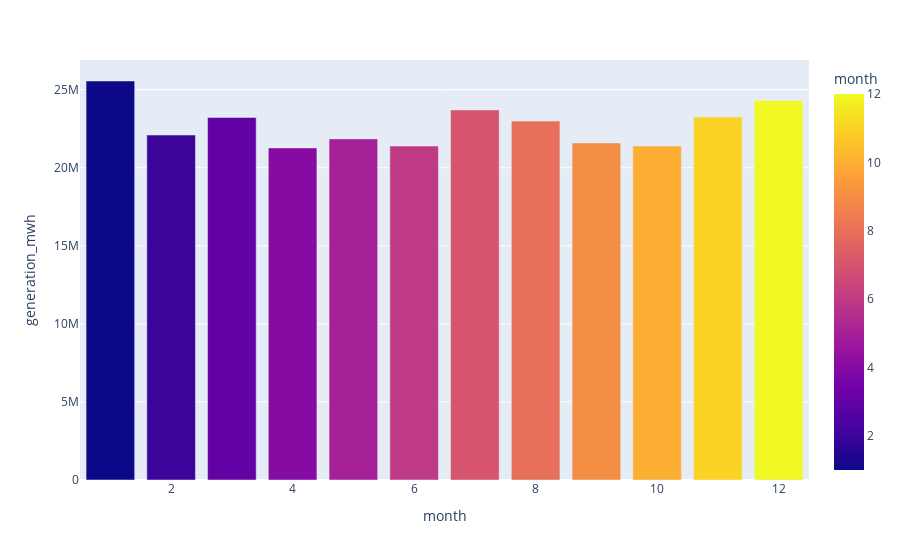

This figure's notebook cell:
### Markdown cell above
### Data visualization

### Code cell
px.bar(data_frame=dfres, x='month', y='generation_mwh', color='month')

### Figure 1 — Plotly figure (JSON) as saved in the notebook; plotly's stock layout.template omitted (floating-point values rounded to 4 significant figures)
{"data": [{"alignmentgroup": "True", "hovertemplate": "month=%{marker.color}<br>generation_mwh=%{y}<extra></extra>", "legendgroup": "", "marker": {"color": [1, 2, 3, 4, 5, 6, 7, 8, 9, 10, 11, 12], "coloraxis": "coloraxis", "pattern": {"shape": ""}}, "name": "", "offsetgroup": "", "orientation": "v", "showlegend": false, "textposition": "auto", "type": "bar", "x": [1, 2, 3, 4, 5, 6, 7, 8, 9, 10, 11, 12], "xaxis": "x", "y": [25560000.0, 22090000.0, 23220000.0, 21270000.0, 21850000.0, 21390000.0, 23700000.0, 22990000.0, 21590000.0, 21390000.0, 23250000.0, 24300000.0], "yaxis": "y"}], "layout": {"barmode": "relative", "coloraxis": {"colorbar": {"title": {"text": "month"}}, "colorscale": [[0, "#0d0887"], [0.1111, "#46039f"], [0.2222, "#7201a8"], [0.3333, "#9c179e"], [0.4444, "#bd3786"], [0.5556, "#d8576b"], [0.6667, "#ed7953"], [0.7778, "#fb9f3a"], [0.8889, "#fdca26"], [1, "#f0f921"]]}, "legend": {"tracegroupgap": 0}, "margin": {"t": 60}, "xaxis": {"anchor": "y", "domain": [0, 1], "title": {"text": "month"}}, "yaxis": {"anchor": "x", "domain": [0, 1], "title": {"text": "generation_mwh"}}}}
